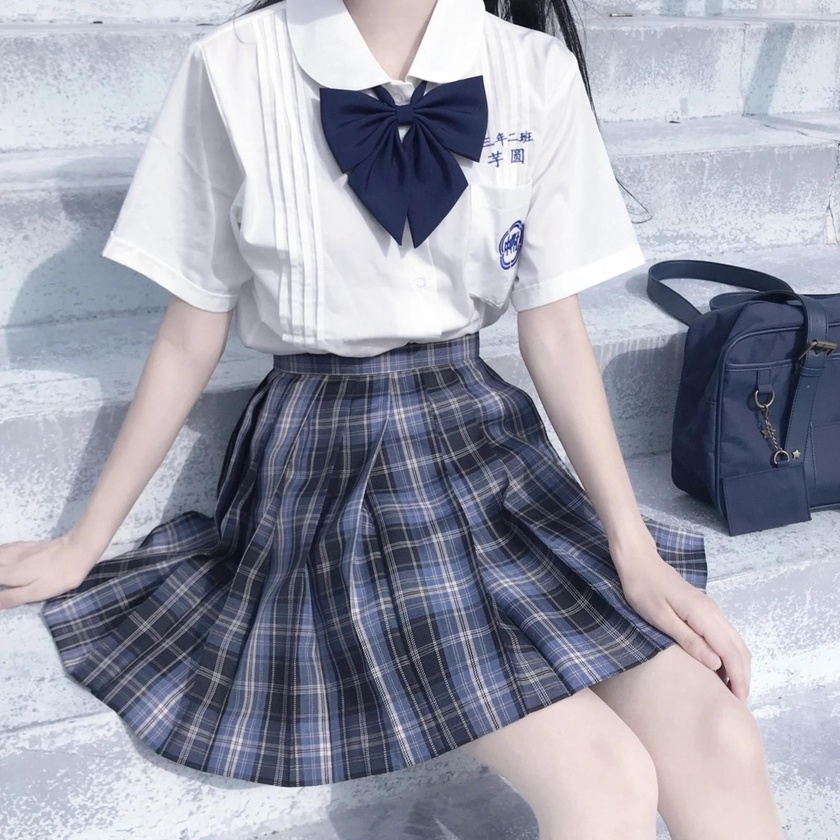
#> input picture girl.jpg, 840 x 840 px, shrunk from 1600 x 1600 before the run, found by its file name
$ python hist.py
#> lines starting #> are read from the running program, lines starting #| are printed output that depends on the picture
from matplotlib import pyplot as plt
import cv2
import numpy as np
#直方图是对像素图像的统计分布,他统计了每个像素(0,255)的数量

img=cv2.imread("OpenCv/girl.jpg")
#> img is the input picture: shape (840, 840, 3); mean B, G, R 171.6, 158.5, 156.7
img_gray=cv2.cvtColor(img,cv2.COLOR_BGR2GRAY)
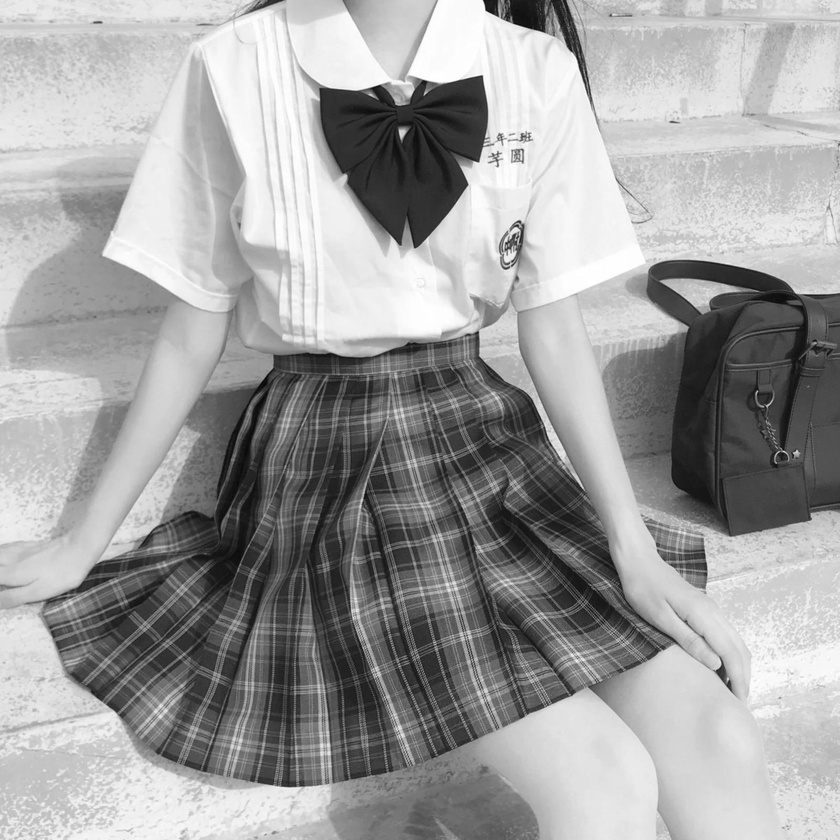
#> img_gray: shape (840, 840); min 3, max 255, mean 159.5

plt.imshow(img_gray,cmap=plt.cm.gray)
hist=cv2.calcHist([img],[0],None,[256],[0,256])
#> hist = 256 values, max 8294 at index 243, min 0 at index 0, mean 2756.2

plt.figure()
plt.title("Grayscale Histogram")
plt.xlabel("Bins")
plt.ylabel("# of Pixels")
plt.plot(hist)
plt.xlim([0,256])#刻度
plt.show()
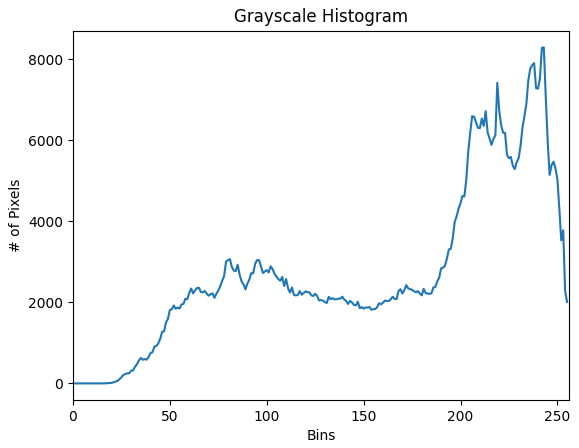
#> figure drawn by matplotlib, 1 panel; curve peaks at x = 243, y = 8294

$ run again, with jk.jpg copied over girl.jpg
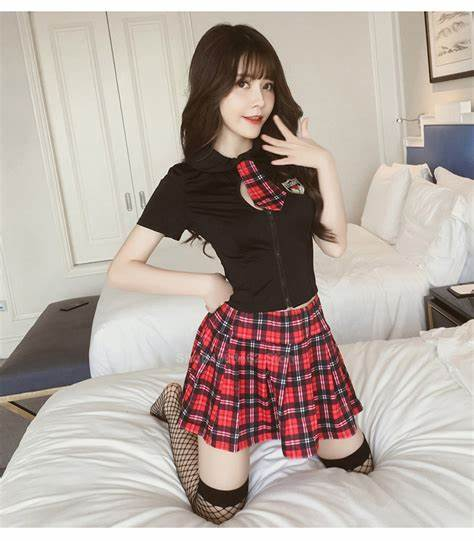
#> input picture jk.jpg, 474 x 541 px, found by its file name
#> img is the input picture: shape (541, 474, 3); mean B, G, R 160.1, 167, 179.4
#> `img_gray=cv2.cvtColor(img,cv2.COLOR_BGR2GRAY)`:
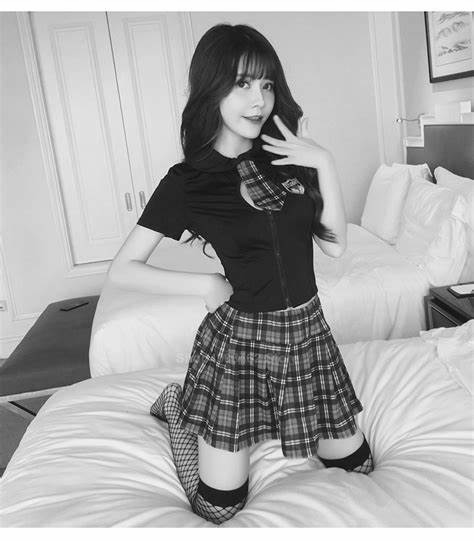
#> img_gray: shape (541, 474); min 1, max 255, mean 170
#> hist = 256 values, max 7449 at index 254, min 10 at index 241, mean 1001.7
#> `plt.show()`:
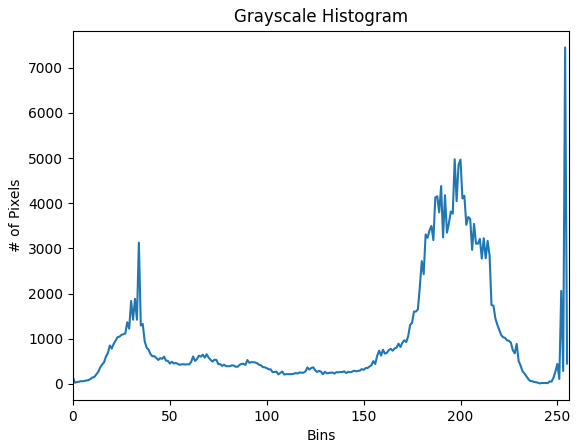
#> figure drawn by matplotlib, 1 panel; curve peaks at x = 254, y = 7449
